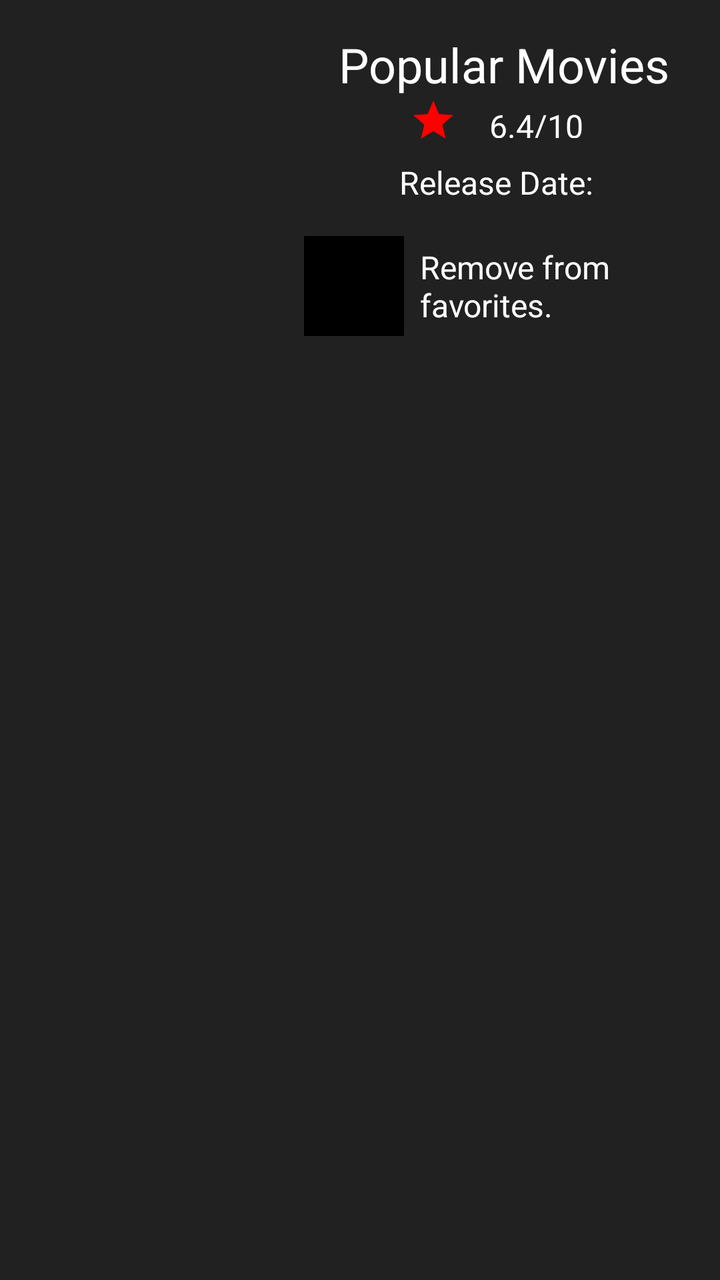
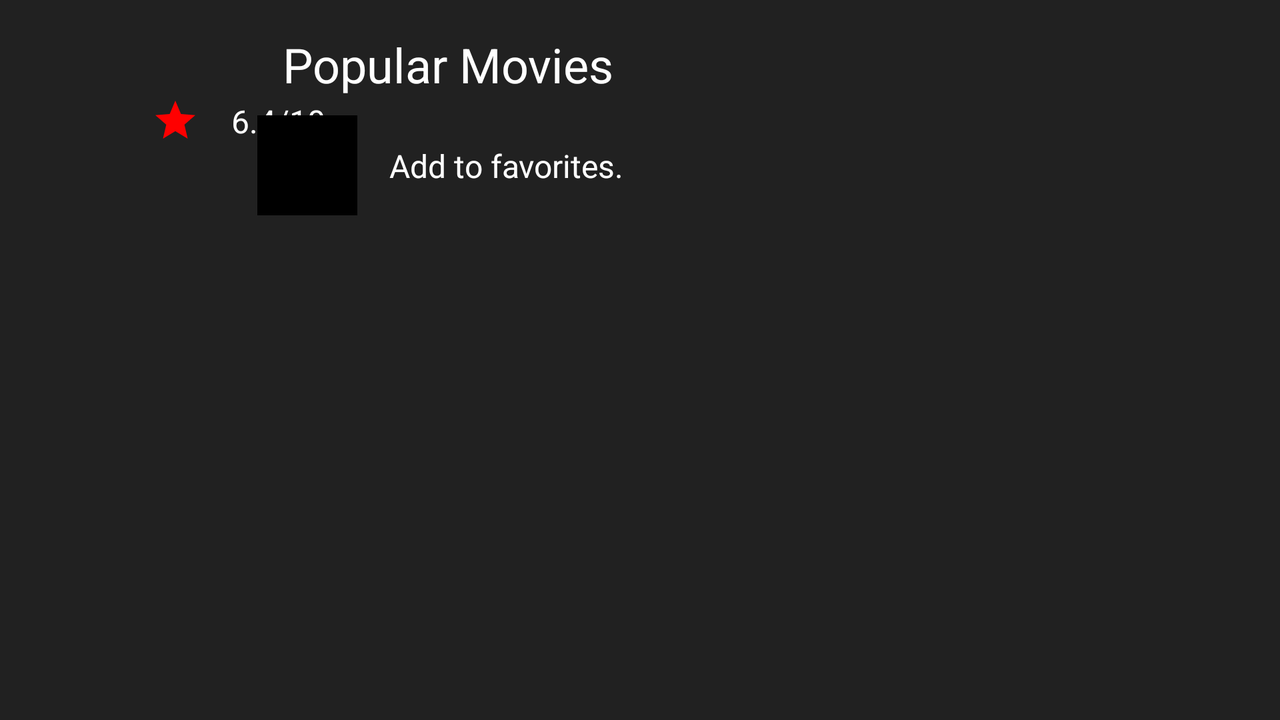

Compare how this app lays out the same screen by default and in its alternative resource folder. The renders come first, then the two layout files and the values they reference.
<!-- AndroidManifest.xml: application theme AppTheme -->
<!-- res/layout/activity_movie_details.xml -->
<?xml version="1.0" encoding="utf-8"?>
<androidx.constraintlayout.widget.ConstraintLayout xmlns:android="http://schemas.android.com/apk/res/android"
    xmlns:app="http://schemas.android.com/apk/res-auto"
    xmlns:tools="http://schemas.android.com/tools"
    android:id="@+id/root"
    android:layout_width="match_parent"
    android:layout_height="match_parent"
    tools:context="com.curtesmalteser.popularmoviesstage1.activity.MovieDetailsActivity">

    <ImageView
        android:id="@+id/background"
        android:layout_width="0dp"
        android:layout_height="0dp"
        android:adjustViewBounds="true"
        android:scaleType="centerCrop"
        app:layout_constraintBottom_toBottomOf="parent"
        app:layout_constraintEnd_toEndOf="parent"
        app:layout_constraintStart_toStartOf="parent"
        app:layout_constraintTop_toTopOf="parent" />

    <androidx.constraintlayout.widget.Guideline
        android:id="@+id/vertical_guide"
        android:layout_width="wrap_content"
        android:layout_height="match_parent"
        android:orientation="vertical"
        app:layout_constraintGuide_percent="0.40" />

    <androidx.constraintlayout.widget.Guideline
        android:id="@+id/horizontal_guide"
        android:layout_width="match_parent"
        android:layout_height="wrap_content"
        android:orientation="horizontal"
        app:layout_constraintGuide_percent="0.400" />

    <ImageView
        android:id="@+id/posterInDetailsActivity"
        android:layout_width="0dp"
        android:layout_height="0dp"
        android:layout_marginStart="@dimen/padding_exterior"
        android:layout_marginLeft="@dimen/padding_start_end"
        android:layout_marginTop="@dimen/padding_exterior"
        android:layout_marginEnd="@dimen/padding_start_end"
        android:layout_marginRight="@dimen/padding_start_end"
        android:layout_marginBottom="8dp"
        app:layout_constraintBottom_toTopOf="@+id/horizontal_guide"
        app:layout_constraintEnd_toStartOf="@+id/vertical_guide"
        app:layout_constraintStart_toStartOf="parent"
        app:layout_constraintTop_toTopOf="parent"
        tools:background="@mipmap/ic_launcher" />

    <TextView
        android:id="@+id/tvTitle"
        android:layout_width="0dp"
        android:layout_height="wrap_content"
        android:layout_marginStart="8dp"
        android:layout_marginEnd="8dp"
        android:gravity="center"
        android:textSize="@dimen/textTitle"
        app:layout_constraintEnd_toEndOf="parent"
        app:layout_constraintStart_toStartOf="@+id/vertical_guide"
        app:layout_constraintTop_toTopOf="@+id/posterInDetailsActivity"
        tools:text="@string/app_name" />

    <ImageView
        android:id="@+id/imageView"
        android:layout_width="wrap_content"
        android:layout_height="wrap_content"
        android:layout_marginStart="8dp"
        android:layout_marginEnd="8dp"
        app:layout_constraintEnd_toStartOf="@+id/voteAverage"
        app:layout_constraintHorizontal_bias="0.5"
        app:layout_constraintHorizontal_chainStyle="packed"
        app:layout_constraintStart_toStartOf="@+id/vertical_guide"
        app:layout_constraintTop_toBottomOf="@+id/tvTitle"
        app:srcCompat="@drawable/ic_star_red_24dp" />

    <TextView
        android:id="@+id/voteAverage"
        android:layout_width="wrap_content"
        android:layout_height="17dp"
        android:layout_marginRight="@dimen/padding_start_end"
        android:paddingLeft="@dimen/padding_start_end"
        android:paddingRight="@dimen/padding_start_end"
        app:layout_constraintBottom_toBottomOf="@+id/imageView"
        app:layout_constraintEnd_toEndOf="parent"
        app:layout_constraintHorizontal_bias="0.5"
        app:layout_constraintStart_toEndOf="@+id/imageView"
        app:layout_constraintTop_toTopOf="@+id/imageView"
        tools:text="6.4/10" />

    <TextView
        android:id="@+id/releaseDateLabel"
        android:layout_width="wrap_content"
        android:layout_height="wrap_content"
        android:layout_marginStart="8dp"
        android:layout_marginTop="8dp"
        android:layout_marginEnd="8dp"
        android:text="@string/release_date_string"
        app:layout_constraintEnd_toEndOf="parent"
        app:layout_constraintStart_toEndOf="@+id/posterInDetailsActivity"
        app:layout_constraintTop_toBottomOf="@+id/imageView" />

    <TextView
        android:id="@+id/releaseDate"
        android:layout_width="wrap_content"
        android:layout_height="wrap_content"
        android:layout_marginStart="8dp"
        android:layout_marginTop="8dp"
        android:layout_marginEnd="8dp"
        app:layout_constraintEnd_toStartOf="@+id/releaseDateLabel"
        app:layout_constraintStart_toEndOf="@+id/releaseDateLabel"
        app:layout_constraintTop_toBottomOf="@+id/releaseDateLabel"
        tools:text="1989-12-31" />

    <ImageButton
        android:id="@+id/likeButton"
        android:layout_width="50dp"
        android:layout_height="50dp"
        android:layout_marginStart="8dp"
        android:layout_marginLeft="8dp"
        android:layout_marginTop="8dp"
        android:background="@color/colorPrimaryDark"
        app:layout_constraintEnd_toStartOf="@+id/tvAddRemove"
        app:layout_constraintHorizontal_bias="0.5"
        app:layout_constraintHorizontal_chainStyle="spread_inside"
        app:layout_constraintStart_toEndOf="@+id/vertical_guide"
        app:layout_constraintStart_toStartOf="@+id/vertical_guide"
        app:layout_constraintTop_toBottomOf="@+id/releaseDate"
        app:srcCompat="@drawable/ic_heart_white" />

    <TextView
        android:id="@+id/tvAddRemove"
        android:layout_width="0dp"
        android:layout_height="wrap_content"
        android:layout_marginStart="8dp"
        android:layout_marginEnd="8dp"
        app:layout_constraintBottom_toTopOf="@+id/likeButton"
        app:layout_constraintEnd_toEndOf="parent"
        app:layout_constraintHorizontal_bias="0.5"
        app:layout_constraintStart_toEndOf="@+id/likeButton"
        app:layout_constraintTop_toBottomOf="@+id/likeButton"
        tools:text="@string/string_remove_fav" />

    <include
        android:id="@+id/scrollOverviewAndTrailers"
        layout="@layout/details_tablayout"
        android:layout_width="0dp"
        android:layout_height="0dp"
        android:layout_marginStart="8dp"
        android:layout_marginTop="8dp"
        android:layout_marginEnd="8dp"
        android:layout_marginBottom="8dp"
        app:layout_constraintBottom_toBottomOf="parent"
        app:layout_constraintEnd_toEndOf="parent"
        app:layout_constraintStart_toStartOf="parent"
        app:layout_constraintTop_toTopOf="@+id/horizontal_guide" />

</androidx.constraintlayout.widget.ConstraintLayout>
<!-- res/layout/details_tablayout.xml (included above) -->
<?xml version="1.0" encoding="utf-8"?>
<LinearLayout xmlns:android="http://schemas.android.com/apk/res/android"
    xmlns:app="http://schemas.android.com/apk/res-auto"
    android:id="@+id/scrollOverviewAndTrailers"
    android:layout_width="match_parent"
    android:layout_height="match_parent"
    android:orientation="vertical">

    <com.google.android.material.tabs.TabLayout
        android:id="@+id/tabLayout"
        android:layout_width="match_parent"
        android:layout_height="wrap_content"
        app:tabTextColor="@color/white"
        app:tabSelectedTextColor="@color/colorAccent"
        app:tabMode="fixed"/>

    <androidx.viewpager.widget.ViewPager
        android:id="@+id/viewPager"
        android:layout_width="match_parent"
        android:layout_height="match_parent"/>
</LinearLayout>
<!-- resources referenced by this layout -->
<resources>
  <color name="colorAccent">#FF0000</color>
  <color name="colorPrimaryDark">#000000</color>
  <color name="white">@android:color/white</color>
  <dimen name="padding_exterior">16dp</dimen>
  <dimen name="padding_start_end">8dp</dimen>
  <dimen name="textTitle">24sp</dimen>
  <!-- drawable ic_star_red_24dp (drawable) -->
  <vector xmlns:android="http://schemas.android.com/apk/res/android"
      android:width="24dp"
      android:height="24dp"
      android:viewportWidth="24.0"
      android:viewportHeight="24.0">
      <path
          android:fillColor="#FFff0000"
          android:pathData="M12,17.27L18.18,21l-1.64,-7.03L22,9.24l-7.19,-0.61L12,2 9.19,8.63 2,9.24l5.46,4.73L5.82,21z"/>
  </vector>
  <string name="app_name">Popular Movies</string>
  <string name="release_date_string">Release Date:</string>
  <string name="string_remove_fav">Remove from favorites.</string>
  <style name="AppTheme" parent="Theme.AppCompat.Light.DarkActionBar">
          <item name="colorPrimary">@color/colorPrimaryDark</item>
          <item name="colorPrimaryDark">@color/colorPrimaryDark</item>
          <item name="colorAccent">@color/colorAccent</item>
          <item name="android:textColor">@color/white</item>
          <item name="android:textSize">@dimen/textSize</item>
          <item name="android:windowBackground">@color/colorPrimary</item>
      </style>
  <dimen name="textSize">16sp</dimen>
  <color name="colorPrimary">#212121</color>
</resources>
<!-- res/layout-land/activity_movie_details.xml (the repository's variant of the layout above) -->
<!-- drawn on the phone turned sideways -->
<?xml version="1.0" encoding="utf-8"?>
<androidx.constraintlayout.widget.ConstraintLayout xmlns:android="http://schemas.android.com/apk/res/android"
    xmlns:app="http://schemas.android.com/apk/res-auto"
    xmlns:tools="http://schemas.android.com/tools"
    android:id="@+id/root"
    android:layout_width="match_parent"
    android:layout_height="match_parent"
    tools:context="com.curtesmalteser.popularmoviesstage1.activity.MovieDetailsActivity">

    <ImageView
        android:id="@+id/background"
        android:layout_width="0dp"
        android:layout_height="0dp"
        android:adjustViewBounds="true"
        android:scaleType="centerCrop"
        app:layout_constraintBottom_toBottomOf="parent"
        app:layout_constraintEnd_toEndOf="parent"
        app:layout_constraintHorizontal_bias="0.0"
        app:layout_constraintStart_toStartOf="parent"
        app:layout_constraintTop_toTopOf="parent"
        app:layout_constraintVertical_bias="0.0" />

    <androidx.constraintlayout.widget.Guideline
        android:id="@+id/vertical_guide"
        android:layout_width="wrap_content"
        android:layout_height="match_parent"
        android:orientation="vertical"
        app:layout_constraintGuide_percent="0.70" />

    <ImageView
        android:id="@+id/posterInDetailsActivity"
        android:layout_width="0dp"
        android:layout_height="0dp"
        android:layout_marginStart="@dimen/padding_start_end"
        android:layout_marginLeft="@dimen/padding_start_end"
        android:layout_marginTop="@dimen/padding_exterior"
        android:layout_marginEnd="@dimen/padding_exterior"
        android:layout_marginRight="@dimen/padding_exterior"
        android:layout_marginBottom="@dimen/padding_exterior"
        android:adjustViewBounds="true"
        android:scaleType="fitCenter"
        app:layout_constraintBottom_toBottomOf="parent"
        app:layout_constraintEnd_toEndOf="parent"
        app:layout_constraintStart_toStartOf="@+id/vertical_guide"
        app:layout_constraintTop_toTopOf="parent"
        tools:background="@mipmap/ic_launcher" />

    <TextView
        android:id="@+id/tvTitle"
        android:layout_width="0dp"
        android:layout_height="wrap_content"
        android:gravity="center"
        android:textSize="@dimen/textTitle"
        app:layout_constraintEnd_toStartOf="@+id/vertical_guide"
        app:layout_constraintStart_toStartOf="parent"
        app:layout_constraintTop_toTopOf="@+id/posterInDetailsActivity"
        tools:text="@string/app_name" />

    <ImageView
        android:id="@+id/imageView"
        android:layout_width="wrap_content"
        android:layout_height="wrap_content"
        android:layout_marginEnd="8dp"
        android:layout_marginRight="8dp"
        app:layout_constraintEnd_toStartOf="@+id/voteAverage"
        app:layout_constraintHorizontal_bias="0.5"
        app:layout_constraintHorizontal_chainStyle="packed"
        app:layout_constraintStart_toStartOf="parent"
        app:layout_constraintTop_toBottomOf="@+id/tvTitle"
        app:srcCompat="@drawable/ic_star_red_24dp" />

    <TextView
        android:id="@+id/voteAverage"
        android:layout_width="wrap_content"
        android:layout_height="wrap_content"
        android:layout_marginEnd="8dp"
        android:layout_marginRight="8dp"
        android:paddingLeft="@dimen/padding_start_end"
        android:paddingRight="@dimen/padding_start_end"
        app:layout_constraintBottom_toBottomOf="@+id/imageView"
        app:layout_constraintEnd_toStartOf="@+id/releaseDateLabel"
        app:layout_constraintHorizontal_bias="0.5"
        app:layout_constraintStart_toEndOf="@+id/imageView"
        app:layout_constraintTop_toTopOf="@+id/imageView"
        tools:text="6.4/10" />

    <TextView
        android:id="@+id/releaseDateLabel"
        android:layout_width="wrap_content"
        android:layout_height="wrap_content"
        android:layout_marginEnd="8dp"
        android:layout_marginRight="8dp"
        android:text="@string/release_date_string"
        app:layout_constraintBottom_toTopOf="@+id/voteAverage"
        app:layout_constraintEnd_toStartOf="@+id/releaseDate"
        app:layout_constraintHorizontal_bias="0.5"
        app:layout_constraintStart_toEndOf="@+id/voteAverage"
        app:layout_constraintTop_toBottomOf="@+id/voteAverage" />

    <TextView
        android:id="@+id/releaseDate"
        android:layout_width="wrap_content"
        android:layout_height="wrap_content"
        android:layout_marginEnd="8dp"
        android:layout_marginRight="8dp"
        app:layout_constraintBottom_toBottomOf="@+id/releaseDateLabel"
        app:layout_constraintEnd_toStartOf="@+id/vertical_guide"
        app:layout_constraintHorizontal_bias="0.5"
        app:layout_constraintStart_toEndOf="@+id/releaseDateLabel"
        app:layout_constraintTop_toTopOf="@+id/releaseDateLabel"
        app:layout_constraintVertical_bias="0.0"
        tools:text="1989-12-31" />

    <ImageButton
        android:id="@+id/likeButton"
        android:layout_width="50dp"
        android:layout_height="50dp"
        android:layout_marginStart="8dp"
        android:layout_marginLeft="8dp"
        android:layout_marginTop="8dp"
        android:background="@color/colorPrimaryDark"
        app:layout_constraintEnd_toStartOf="@+id/tvAddRemove"
        app:layout_constraintHorizontal_bias="0.5"
        app:layout_constraintHorizontal_chainStyle="packed"
        app:layout_constraintStart_toStartOf="parent"
        app:layout_constraintTop_toBottomOf="@+id/releaseDate"
        app:srcCompat="@drawable/ic_heart_white" />

    <TextView
        android:id="@+id/tvAddRemove"
        android:layout_width="wrap_content"
        android:layout_height="wrap_content"
        android:layout_marginStart="8dp"
        android:layout_marginEnd="8dp"
        android:paddingLeft="@dimen/padding_start_end"
        android:paddingRight="@dimen/padding_start_end"
        app:layout_constraintBottom_toBottomOf="@+id/likeButton"
        app:layout_constraintEnd_toStartOf="@+id/vertical_guide"
        app:layout_constraintHorizontal_bias="0.5"
        app:layout_constraintStart_toEndOf="@+id/likeButton"
        app:layout_constraintTop_toTopOf="@+id/likeButton"
        tools:text="@string/string_add_fav" />

    <include
        android:id="@+id/scrollOverviewAndTrailers"
        layout="@layout/details_tablayout"
        android:layout_width="0dp"
        android:layout_height="0dp"
        android:layout_marginStart="@dimen/padding_exterior"
        android:layout_marginLeft="@dimen/padding_exterior"
        android:layout_marginTop="@dimen/padding_exterior"
        android:layout_marginEnd="@dimen/padding_start_end"
        android:layout_marginRight="@dimen/padding_start_end"
        android:layout_marginBottom="@dimen/padding_exterior"
        app:layout_constraintBottom_toBottomOf="parent"
        app:layout_constraintEnd_toStartOf="@+id/vertical_guide"
        app:layout_constraintStart_toStartOf="parent"
        app:layout_constraintTop_toBottomOf="@+id/likeButton" />

</androidx.constraintlayout.widget.ConstraintLayout>
<!-- resources referenced by the variant -->
<!-- as the phone turned sideways resolves them -->
<resources>
  <color name="colorAccent">#FF0000</color>
  <color name="colorPrimaryDark">#000000</color>
  <color name="white">@android:color/white</color>
  <dimen name="padding_exterior">16dp</dimen>
  <dimen name="padding_start_end">8dp</dimen>
  <dimen name="textTitle">24sp</dimen>
  <!-- drawable ic_star_red_24dp (drawable) -->
  <vector xmlns:android="http://schemas.android.com/apk/res/android"
      android:width="24dp"
      android:height="24dp"
      android:viewportWidth="24.0"
      android:viewportHeight="24.0">
      <path
          android:fillColor="#FFff0000"
          android:pathData="M12,17.27L18.18,21l-1.64,-7.03L22,9.24l-7.19,-0.61L12,2 9.19,8.63 2,9.24l5.46,4.73L5.82,21z"/>
  </vector>
  <string name="app_name">Popular Movies</string>
  <string name="release_date_string">Release Date:</string>
  <string name="string_add_fav">Add to favorites.</string>
  <style name="AppTheme" parent="Theme.AppCompat.Light.DarkActionBar">
          <item name="colorPrimary">@color/colorPrimaryDark</item>
          <item name="colorPrimaryDark">@color/colorPrimaryDark</item>
          <item name="colorAccent">@color/colorAccent</item>
          <item name="android:textColor">@color/white</item>
          <item name="android:textSize">@dimen/textSize</item>
          <item name="android:windowBackground">@color/colorPrimary</item>
      </style>
  <dimen name="textSize">16sp</dimen>
  <color name="colorPrimary">#212121</color>
</resources>
